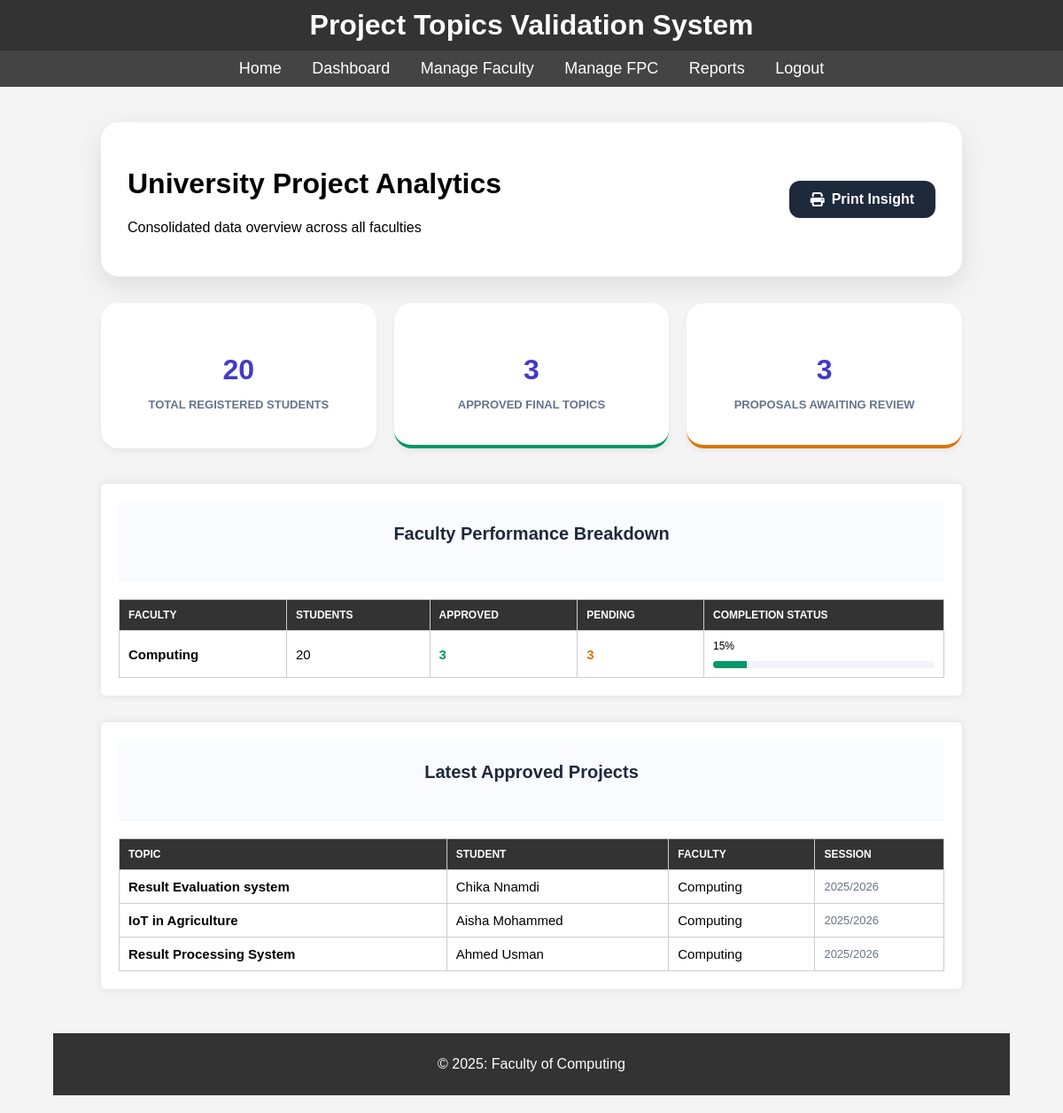
/super_admin/sa_reports.php (signed in), run on an earlier commit of the app's database.
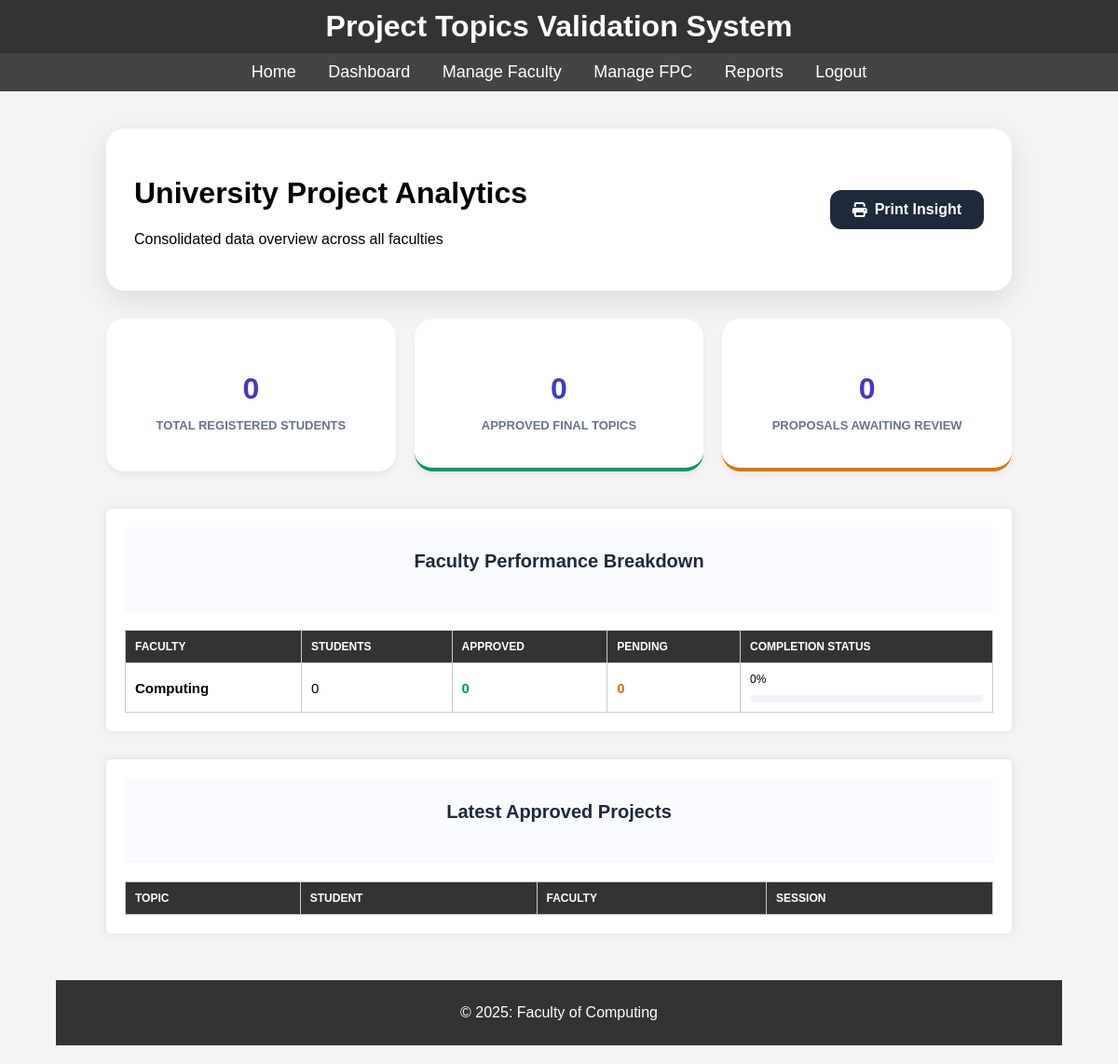
And on a later commit of the database.
### tables this page shows
CREATE TABLE `faculty` (
  `id` int(11) NOT NULL,
  `faculty` varchar(100) NOT NULL
);

CREATE TABLE `project_topics` (
  `id` int(11) NOT NULL,
  `topic` varchar(255) NOT NULL,
  `student_id` varchar(50) NOT NULL,
  `student_name` varchar(100) DEFAULT NULL,
  `session` varchar(50) NOT NULL,
  `status` varchar(50) DEFAULT 'pending',
  `pdf_path` varchar(255) DEFAULT NULL,
  `report_status` enum('pending','approved','rejected','not_submitted') DEFAULT 'not_submitted',
  `report_feedback` text DEFAULT NULL
);

### super_admin/sa_reports.php (the view, shortened to what this page needs)
<?php
include_once __DIR__ . '/../includes/db.php';
$stats = [
    'total_students' => 0,
    'approved' => 0,
    'pending' => 0,
];
try {
    $stats['total_students'] = $conn->query("SELECT COUNT(*) FROM students")->fetchColumn();
    $stats['approved'] = $conn->query("SELECT COUNT(*) FROM project_topics WHERE status = 'approved'")->fetchColumn();
    $stats['pending'] = $conn->query("SELECT COUNT(*) FROM project_topics WHERE status = 'pending'")->fetchColumn();
} catch (Exception $e) {}
$faculty_stats = $conn->query("
    SELECT
        f.id, f.faculty as faculty_name,
        (SELECT COUNT(*) FROM students s
         JOIN departments d ON s.department = d.id
         WHERE d.faculty_id = f.id) as students_count,
        (SELECT COUNT(*) FROM project_topics pt
         JOIN students s2 ON pt.student_id = s2.id
         JOIN departments d2 ON s2.department = d2.id
         WHERE d2.faculty_id = f.id AND pt.status = 'approved') as approved_count,
        (SELECT COUNT(*) FROM project_topics pt
         JOIN students s2 ON pt.student_id = s2.id
         JOIN departments d2 ON s2.department = d2.id
         WHERE d2.faculty_id = f.id AND pt.status = 'pending') as pending_count
    FROM faculty f
    ORDER BY f.faculty ASC
")->fetchAll(PDO::FETCH_ASSOC);
$recent_approved = $conn->query("
    SELECT pt.topic, pt.student_name, pt.session, f.faculty as faculty_name
    FROM project_topics pt
    JOIN students s ON pt.student_id = s.id
    JOIN departments d ON s.department = d.id
    JOIN faculty f ON d.faculty_id = f.id
    WHERE pt.status = 'approved'
    ORDER BY pt.id DESC LIMIT 10
")->fetchAll(PDO::FETCH_ASSOC);
?>
<!DOCTYPE html>
<html lang="en">
<head>
    <link rel="stylesheet" href="https://cdnjs.cloudflare.com/ajax/libs/font-awesome/6.4.0/css/all.min.css">
</head>
<body>
    <?php include_once __DIR__ . '/../includes/header.php'; ?>
    <div class="container">
        <div class="header">
            <div>
                <h1>University Project Analytics</h1>
                <p>Consolidated data overview across all faculties</p>
            </div>
            <a href="javascript:window.print()" class="btn-print"><i class="fas fa-print"></i> Print Insight</a>
        </div>
        <div class="stats-grid">
            <div class="stat-card"><h3><?= number_format($stats['total_students']) ?></h3><p>Total Registered Students</p></div>
            <div class="stat-card" style="border-bottom: 4px solid var(--success);"><h3><?= number_format($stats['approved']) ?></h3><p>Approved Final Topics</p></div>
            <div class="stat-card" style="border-bottom: 4px solid var(--warning);"><h3><?= number_format($stats['pending']) ?></h3><p>Proposals Awaiting Review</p></div>
        </div>
        <div class="card">
            <div class="card-header"><h2>Faculty Performance Breakdown</h2></div>
            <table>
                <thead>
                    <tr>
                        <th>Faculty</th>
                        <th>Students</th>
                        <th>Approved</th>
                        <th>Pending</th>
                        <th>Completion status</th>
                    </tr>
                </thead>
                <tbody>
                    <?php foreach ($faculty_stats as $fac):
                        $pct = $fac['students_count'] > 0 ? ($fac['approved_count'] / $fac['students_count']) * 100 : 0;
                    ?>
                        <tr>
                            <td><strong><?= htmlspecialchars($fac['faculty_name']) ?></strong></td>
                            <td><?= $fac['students_count'] ?></td>
                            <td><span style="color: var(--success); font-weight: 700;"><?= $fac['approved_count'] ?></span></td>
                            <td><span style="color: var(--warning); font-weight: 700;"><?= $fac['pending_count'] ?></span></td>
                            <td width="250">
                                <div style="display: flex; justify-content: space-between; font-size: 12px; margin-bottom: 5px;">
                                    <span><?= round($pct, 1) ?>%</span>
                                </div>
                                <div class="progress-bar"><div class="progress-fill" style="width: <?= $pct ?>%"></div></div>
                            </td>
                        </tr>
                    <?php endforeach; ?>
                </tbody>
            </table>
        </div>
        <div class="card">
            <div class="card-header"><h2>Latest Approved Projects</h2></div>
            <table>
                <thead>
                    <tr>
                        <th>Topic</th>
                        <th>Student</th>
                        <th>Faculty</th>
                        <th>Session</th>
                    </tr>
                </thead>
                <tbody>
                    <?php foreach ($recent_approved as $proj): ?>
                        <tr>
                            <td><strong><?= htmlspecialchars($proj['topic']) ?></strong></td>
                            <td><?= htmlspecialchars($proj['student_name']) ?></td>
                            <td><?= htmlspecialchars($proj['faculty_name']) ?></td>
                            <td style="color: #64748b; font-size: 13px;"><?= htmlspecialchars($proj['session']) ?></td>
                        </tr>
                    <?php endforeach; ?>
                </tbody>
            </table>
        </div>
    </div>
    <?php include_once __DIR__ . '/../includes/footer.php'; ?>
</body>
</html>

### includes/header.php (shortened to what this page needs)
<!DOCTYPE html>
<html lang="en">
<head>
    <link rel="stylesheet" href="../assets/css/styles.css">
</head>
<body>
    <header>
        <h1>Project Topics Validation System</h1>
    </header>
    <nav>
        <a href="index.php">Home</a>
        <?php if (isset($_SESSION['role'])): ?>
            <?php if ($_SESSION['role'] === 'fpc'): ?>
                <a href="index.php">Dashboard</a>
                <a href="fpc_manage_departments.php">Manage Departments</a>
                <a href="fpc_manage_dpc.php">Manage DPC</a>
                <a href="fpc_manage_topics.php">Manage Topics</a>
                <a href="fpc_view_past_projects.php">Past Projects</a>
                <a href="fpc_reports.php">Reports</a>
            <?php elseif ($_SESSION['role'] === 'admin'): ?>
                <a href="index.php">Dashboard</a>
                <a href="sa_manage_faculties.php">Manage Faculty</a>
                <a href="sa_manage_fpc.php">Manage FPC</a>
                <a href="sa_reports.php">Reports</a>
            <?php elseif ($_SESSION['role'] === 'lib'): ?>
                <a href="index.php">Dashboard</a>
                <a href="lib_manage_projects.php">Project Repository</a>
                <a href="lib_generate_reports.php">Statistics</a>
            <?php endif; ?>
            <a href="<?php echo PROJECT_ROOT; ?>index.php?logout=1">Logout</a>
        <?php endif; ?>
    </nav>
    <div class="container">

### includes/footer.php
<footer>
    <div class="footer-content">
        <p>© 2025: Faculty of Computing</p>
    </div>
</footer>

### assets/css/styles.css (style rules this page uses)
body { font-family: Arial, sans-serif; margin: 0; padding: 0; background-color: #f4f4f4; display: flex; flex-direction: column; min-height: 100vh; }
.container { width: 90%; max-width: 1200px; margin: 0 auto; padding: 20px; flex: 1; }
header { background-color: #333; color: #fff; padding: 10px 0; text-align: center; }
header h1 { margin: 0; }
nav { background-color: #444; padding: 10px; text-align: center; }
nav a { color: #fff; text-decoration: none; margin: 0 15px; font-size: 18px; }
table { width: 100%; border-collapse: collapse; margin-top: 20px; }
table th, table td { padding: 10px; border: 1px solid #ccc; text-align: left; }
table th { background-color: #333; color: #fff; }
.card { background-color: #fff; padding: 20px; border-radius: 5px; box-shadow: 0 0 10px rgba(0, 0, 0, 0.1); flex: 1 1 calc(33.333% - 40px); text-align: center; }
.card h2 { margin-top: 0; }
footer { background-color: #333; color: #fff; text-align: center; padding: 10px 0; margin-top: auto; }
.footer-content { max-width: 1200px; margin: 0 auto; padding: 0 20px; }

### super_admin/sa_reports.php (style rules this page uses)
:root { --primary: #4338ca; --secondary: #db2777; --success: #059669; --warning: #d97706; }
body { font-family: 'Outfit', sans-serif; background: #f1f5f9; padding: 20px; }
.container { max-width: 1200px; margin: 0 auto; }
.header { background: white; padding: 30px; border-radius: 20px; box-shadow: 0 10px 30px rgba(0,0,0,0.1); margin-bottom: 30px; display: flex; justify-content: space-between; align-items: center; }
.stats-grid { display: grid; grid-template-columns: repeat(auto-fit, minmax(280px, 1fr)); gap: 20px; margin-bottom: 40px; }
.stat-card { background: white; padding: 25px; border-radius: 20px; box-shadow: 0 4px 6px rgba(0,0,0,0.05); text-align: center; }
.stat-card h3 { font-size: 32px; color: var(--primary); margin-bottom: 5px; }
.stat-card p { color: #64748b; font-weight: 600; text-transform: uppercase; font-size: 13px; }
.card { background: white; border-radius: 24px; box-shadow: 0 10px 25px rgba(0,0,0,0.05); margin-bottom: 30px; overflow: hidden; }
.card-header { padding: 25px 35px; border-bottom: 1px solid #f1f5f9; background: #fafbff; }
.card-header h2 { font-size: 20px; color: #1e293b; }
table { width: 100%; border-collapse: collapse; }
th { text-align: left; padding: 20px 35px; background: #f8fafc; font-size: 12px; color: #64748b; text-transform: uppercase; }
td { padding: 20px 35px; border-bottom: 1px solid #f1f5f9; font-size: 15px; }
.progress-bar { height: 8px; background: #f1f5f9; border-radius: 10px; overflow: hidden; margin-top: 10px; }
.btn-print { padding: 12px 24px; background: #1e293b; color: white; border-radius: 12px; text-decoration: none; font-weight: 600; display: inline-flex; align-items: center; gap: 8px; }
.progress-fill { height: 100%; background: var(--success); }

What changed in the data, as far as the page shows it:
removed project_topics: topic "Result Evaluation system", student_name "Chika Nnamdi", faculty.faculty "Computing", session "2025/2026"
removed project_topics: topic "IoT in Agriculture", student_name "Aisha Mohammed", faculty.faculty "Computing", session "2025/2026"
removed project_topics: topic "Result Processing System", student_name "Ahmed Usman", faculty.faculty "Computing", session "2025/2026"
computed for faculty "Computing": students_count "20" → "0"; approved_count "3" → "0"; pending_count "3" → "0"; pct "15" → "0"
Also different on the page:
$stats['total_students']: "20" → "0"
$stats['approved']: "3" → "0"
$stats['pending']: "3" → "0"
